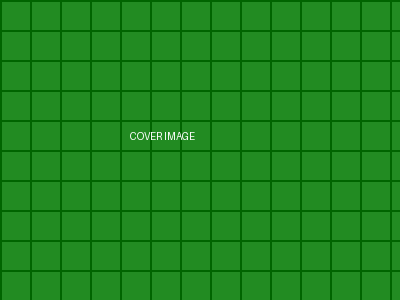
#> input picture cover_image.png, 400 x 300 px
$ jupyter execute --allow-errors Assignment01_DIP.ipynb
#> lines starting #> are read from the running program, lines starting #| are printed output that depends on the picture
### steganography_app.py
"""
Image Steganography Application
================================
Author  : [Your Name]
Reg. No : [Your Registration Number]
Course  : Digital Image Processing
Assignment : 01  —  Q5 & Q6

Description:
    This application hides a secret image inside a cover image using
    LSB (Least Significant Bit) steganography, and can also extract
    the hidden image back.

GitHub Repository : https://github.com/[your-username]/image-steganography
"""

import numpy as np
from PIL import Image
import os
import struct


# ─────────────────────────────────────────────────────────────────────────────
# CORE LSB STEGANOGRAPHY FUNCTIONS
# ─────────────────────────────────────────────────────────────────────────────

def hide_image(cover_path: str, secret_path: str, output_path: str,
               bits: int = 4) -> bool:
    """
    Hide a secret image inside a cover image using LSB steganography.

    Parameters
    ----------
    cover_path  : Path to the cover (carrier) image.
    secret_path : Path to the secret image to hide.
    output_path : Where to save the stego image.
    bits        : Number of LSBs to use (1–7). More bits → higher
                  capacity but more visible distortion. Default = 4.

    Returns
    -------
    True on success, False on failure.
    """
    try:
        cover  = Image.open(cover_path).convert('RGB')
        secret = Image.open(secret_path).convert('RGB')

        # Resize secret to fit inside cover
        secret = secret.resize(cover.size, Image.LANCZOS)

        cover_arr  = np.array(cover,  dtype=np.uint8)
        secret_arr = np.array(secret, dtype=np.uint8)

        # Store original secret dimensions in first 8 bytes of the image
        h, w = secret_arr.shape[:2]

        # --- embed ---
        # Clear the `bits` LSBs of cover, then write top `bits` of secret
        mask_clear  = 0xFF & ~((1 << bits) - 1)   # e.g. 0xF0 for bits=4
        shift       = 8 - bits                      # e.g. 4 for bits=4

        stego_arr = (cover_arr & mask_clear) | (secret_arr >> shift)

        # Pack width/height into the very first pixel's bytes as a watermark
        stego_arr[0, 0, 0] = (w >> 8) & 0xFF
        stego_arr[0, 0, 1] = w & 0xFF
        stego_arr[0, 0, 2] = bits

        stego_arr[0, 1, 0] = (h >> 8) & 0xFF
        stego_arr[0, 1, 1] = h & 0xFF
        stego_arr[0, 1, 2] = 0  # reserved

        stego_img = Image.fromarray(stego_arr)
        stego_img.save(output_path, format='PNG')   # PNG is lossless — vital!

        print(f"[✓] Secret image hidden successfully → {output_path}")
        print(f"    Cover  : {cover_path}  ({cover.size})")
        print(f"    Secret : {secret_path}  ({secret.size})")
        print(f"    Bits used per channel : {bits}")
        return True

    except Exception as exc:
        print(f"[✗] Error hiding image: {exc}")
        return False


def extract_image(stego_path: str, output_path: str) -> bool:
    """
    Extract the hidden image from a stego image.

    Parameters
    ----------
    stego_path  : Path to the stego (carrier) image that contains the secret.
    output_path : Where to save the recovered secret image.

    Returns
    -------
    True on success, False on failure.
    """
    try:
        stego_arr = np.array(Image.open(stego_path).convert('RGB'),
                             dtype=np.uint8)

        # Read metadata from watermark pixels
        w    = (int(stego_arr[0, 0, 0]) << 8) | int(stego_arr[0, 0, 1])
        bits = int(stego_arr[0, 0, 2])
        h    = (int(stego_arr[0, 1, 0]) << 8) | int(stego_arr[0, 1, 1])

        if bits == 0 or bits > 7:
            raise ValueError("Could not detect steganography metadata. "
                             "Was this image encoded with this app?")

        # Extract the LSBs and shift them back to MSB position
        mask  = (1 << bits) - 1          # e.g. 0x0F for bits=4
        shift = 8 - bits                  # e.g. 4 for bits=4

        secret_arr = ((stego_arr & mask) << shift).astype(np.uint8)

        # Crop to original secret dimensions
        secret_arr = secret_arr[:h, :w]

        secret_img = Image.fromarray(secret_arr)
        secret_img.save(output_path)

        print(f"[✓] Hidden image extracted successfully → {output_path}")
        print(f"    Detected size : {w} × {h} px")
        print(f"    Bits used     : {bits}")
        return True

    except Exception as exc:
        print(f"[✗] Error extracting image: {exc}")
        return False


def calculate_psnr(original_path: str, stego_path: str) -> float:
    """
    Calculate Peak Signal-to-Noise Ratio between original cover
    and stego image to measure visual distortion.

    Higher PSNR → less visible distortion (> 40 dB is generally imperceptible).
    """
    orig  = np.array(Image.open(original_path).convert('RGB'), dtype=np.float64)
    stego = np.array(Image.open(stego_path).convert('RGB'),    dtype=np.float64)

    if orig.shape != stego.shape:
        stego = np.array(
            Image.open(stego_path).convert('RGB').resize(
                (orig.shape[1], orig.shape[0])),
            dtype=np.float64)

    mse  = np.mean((orig - stego) ** 2)
    if mse == 0:
        return float('inf')
    psnr = 10 * np.log10(255.0 ** 2 / mse)
    return round(psnr, 2)


def image_capacity(cover_path: str, bits: int = 4) -> dict:
    """
    Report how much data (in bytes / pixels) can be hidden inside
    the given cover image.
    """
    img  = Image.open(cover_path).convert('RGB')
    w, h = img.size
    total_pixels   = w * h
    bytes_per_pixel = (bits * 3) // 8          # 3 channels
    capacity_bytes  = total_pixels * bytes_per_pixel
    capacity_kb     = round(capacity_bytes / 1024, 2)

    return {
        'width'          : w,
        'height'         : h,
        'total_pixels'   : total_pixels,
        'bits_used'      : bits,
        'capacity_bytes' : capacity_bytes,
        'capacity_kb'    : capacity_kb,
    }


# ─────────────────────────────────────────────────────────────────────────────
# SIMPLE TEXT-BASED CLI
# ─────────────────────────────────────────────────────────────────────────────

# [51 lines left out: function main, not called in this run]


# [2 lines that do not run on import are left out]

### Assignment01_DIP.ipynb
# Assignment 01 — Digital Image Processing
**Name:** [Your Name]
**Reg. No.:** [Your Registration Number]
**Course:** Digital Image Processing
**Submitted to:** [Instructor Name]

---

## Table of Contents
1. [Q1 — Viewing Scientific/Engineering Images](#q1)
2. [Q2 — Image Metadata](#q2)
3. [Q3 — Image Interpolation Methods](#q3)
4. [Q4 — Hide & Extract an Image](#q4)
5. [Q5 — Steganography App (GitHub)](#q5)
6. [Q6 — Steganography App (LinkedIn)](#q6)

## Setup — Import All Libraries

[cell 1]
import numpy as np
import matplotlib.pyplot as plt
from PIL import Image, ExifTags
import cv2
import os
from scipy.ndimage import zoom as scipy_zoom
import warnings
warnings.filterwarnings('ignore')

plt.rcParams['figure.dpi'] = 120
plt.rcParams['axes.titlesize'] = 11
print('All libraries imported successfully')

---
<a id='q1'></a>
## Q1 — Viewing Scientific & Engineering Images

Scientific images use data types beyond `uint8` because they need to store richer intensity information:

| Data Type | Bit Depth | Range | Typical Use |
|-----------|-----------|-------|-------------|
| `uint8`   | 8-bit  | 0–255           | Regular photos |
| `uint16`  | 16-bit | 0–65,535        | Medical CT/MRI, astronomy |
| `float32` | 32-bit | –∞ to +∞        | Infrared sensors, HDR |
| `float64` | 64-bit | –∞ to +∞        | Scientific simulations |

**Solution:** Normalise the pixel values to `[0, 1]` before rendering.

[cell 2]
# ─── Q1: Viewing Non-uint8 Scientific Images ─────────────────────────

np.random.seed(42)

# 1. uint16 image — simulates a medical CT slice
scientific_uint16 = np.random.randint(1000, 60000, (256, 256), dtype=np.uint16)

# 2. float32 image — simulates an infrared/thermal sensor
x = np.linspace(-3, 3, 256)
y = np.linspace(-3, 3, 256)
X, Y = np.meshgrid(x, y)
scientific_float32 = np.exp(-(X**2 + Y**2) / 2).astype(np.float32)

# 3. float64 with negative values — simulates a phase map
scientific_float64_neg = np.sin(X * 2) * np.cos(Y * 2)  # range [-1, 1]

# ── Normalisation helper ──────────────────────────────────────────────
def normalise(img):
    img = img.astype(np.float64)
    mn, mx = img.min(), img.max()
    if mx == mn:
        return np.zeros_like(img)
    return (img - mn) / (mx - mn)

fig, axes = plt.subplots(2, 3, figsize=(15, 9))
fig.suptitle('Q1 — Viewing Scientific/Engineering Images', fontsize=14, fontweight='bold')

# Row 1: histograms (show raw value distributions)
pairs = [
    (scientific_uint16,      'uint16  (0 to 65535)',   'steelblue'),
    (scientific_float32,     'float32 (0.0 to 1.0)',   'darkorange'),
    (scientific_float64_neg, 'float64 (-1.0 to +1.0)', 'mediumseagreen'),
]
for ax, (img, title, color) in zip(axes[0], pairs):
    ax.hist(img.ravel(), bins=80, color=color, edgecolor='none')
    ax.set_title(f'Histogram — {title}')
    ax.set_xlabel('Pixel value')
    ax.set_ylabel('Count')

# Row 2: normalised images with scientific colourmaps
display_info = [
    (scientific_uint16,      'uint16  normalised', 'gray'),
    (scientific_float32,     'float32 normalised', 'inferno'),
    (scientific_float64_neg, 'float64 normalised', 'coolwarm'),
]
for ax, (img, title, cmap) in zip(axes[1], display_info):
    im = ax.imshow(normalise(img), cmap=cmap)
    plt.colorbar(im, ax=ax, fraction=0.046, pad=0.04)
    ax.set_title(title)
    ax.axis('off')

plt.tight_layout()
plt.savefig('q1_scientific_images.png', bbox_inches='tight')
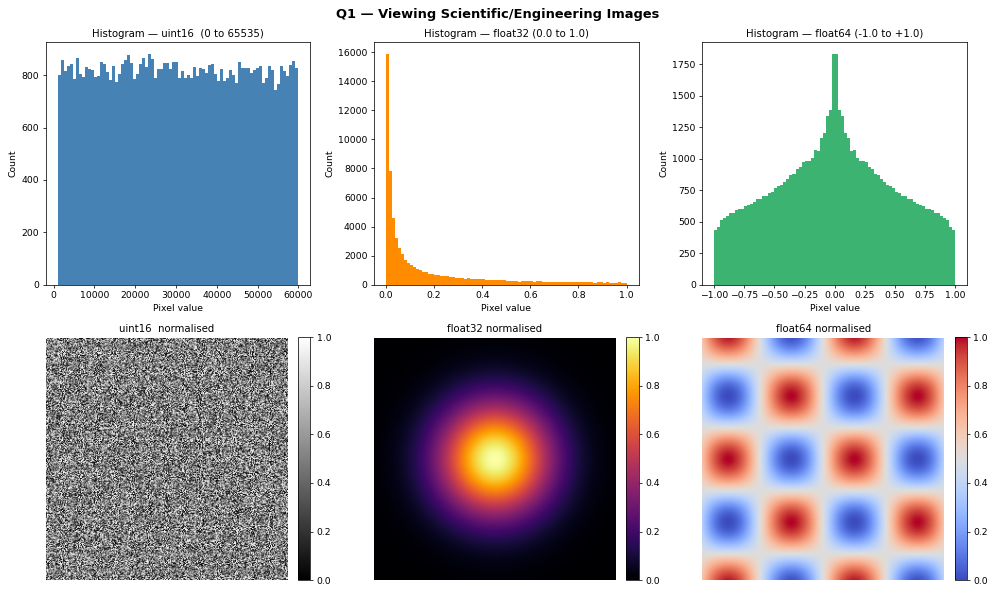
#> figure drawn by matplotlib, 9 panels; panel 1: tallest bar 882 high, from x = 23124.6 to 23862.1; panel 2: tallest bar 15900 high, from x = 0.000123 to 0.0126
plt.show()

print('dtype  |  min          |  max')
print('-' * 45)
for img, label in [(scientific_uint16, 'uint16 '), (scientific_float32, 'float32'), (scientific_float64_neg, 'float64')]:
    print(f'{label} |  {img.min():<13.4f}|  {img.max():.4f}')
print()
print('KEY: Always normalise to [0,1] before calling imshow().')
print('     Use scientific colourmaps (gray, inferno, coolwarm) for clarity.')

---
<a id='q2'></a>
## Q2 — Image Metadata (EXIF)

Every digital photo carries **metadata** — data that describes the image itself:

- **EXIF** — camera make/model, shutter speed, ISO, GPS coordinates, timestamp
- **File properties** — format, colour mode, dimensions, channels
- **IPTC** — copyright, captions, keywords

[cell 3]
# ─── Q2: Reading Image Metadata ──────────────────────────────────────────
import piexif

# ── Step 1: Create a JPEG with embedded EXIF ─────────────────────────────
from PIL import Image, ImageDraw, ExifTags

#> (the rest of this cell did not finish here and is left out)

[cell 4]
# ── Step 3: Visualise image + metadata table ─────────────────────────────
fig, axes = plt.subplots(1, 2, figsize=(13, 6))
fig.suptitle('Q2 — Image & Extracted Metadata', fontsize=13, fontweight='bold')

#> (the rest of this cell did not finish here and is left out)

---
<a id='q3'></a>
## Q3 — Image Interpolation Methods

Interpolation estimates pixel values at non-integer coordinates during geometric transforms.
The slides covered **Nearest Neighbour**, **Bilinear**, and **Bicubic**.

Here we implement **four additional methods**:

| # | Method | Principle |
|---|--------|-----------|
| 1 | **Lanczos (Sinc)** | Windowed sinc filter — gold standard for photos |
| 2 | **B-Spline (order 3)** | Smooth cubic spline surface fit |
| 3 | **Area / Box** | Averages pixel regions — ideal for downscaling |
| 4 | **Mitchell-Netravali** | Film-industry standard (sharpened bilinear) |

[cell 5]
# ─── Q3: Image Interpolation ─────────────────────────────────────────────

# Create a small test image with clear detail (checkerboard + circle)
def make_test_image(size=64):
#> called with size = 64
    img = np.zeros((size, size, 3), dtype=np.uint8)
    for i in range(size):
        for j in range(size):
            img[i, j] = [220, 50, 50] if (i // 8 + j // 8) % 2 == 0 else [240, 240, 240]
    cx, cy, r = size // 2, size // 2, size // 4
    for i in range(size):
        for j in range(size):
            if (i - cx)**2 + (j - cy)**2 < r**2:
                img[i, j] = [30, 100, 220]
    return img

orig    = make_test_image(64)
target  = (320, 320)  # upscale 5x
scale   = target[0] / orig.shape[0]
pil_orig = Image.fromarray(orig)
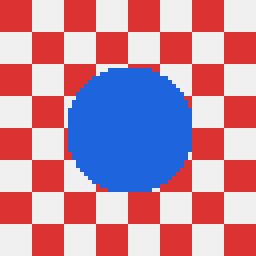
#> pil_orig: PIL image 64x64 RGB (shown 4 times larger); mean R, G, B 191.3, 136.3, 159.5

# ── Method 1: Lanczos ─────────────────────────────────────────────────────
lanczos = np.array(pil_orig.resize(target, Image.LANCZOS))
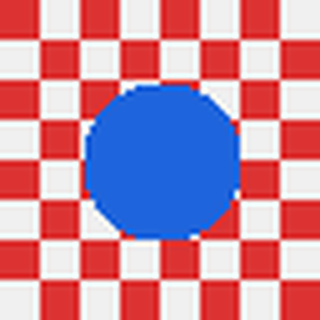
#> lanczos: shape (320, 320, 3); mean R, G, B 191.2, 135.8, 159

# ── Method 2: B-Spline order=3 ───────────────────────────────────────────
spline  = np.clip(scipy_zoom(orig, (scale, scale, 1), order=3), 0, 255).astype(np.uint8)

# ── Method 3: Area / Box ──────────────────────────────────────────────────
area_up = cv2.resize(orig, target, interpolation=cv2.INTER_AREA)

# ── Method 4: Mitchell-Netravali (sharpened bilinear approximation) ───────
bilinear = np.array(pil_orig.resize(target, Image.BILINEAR))
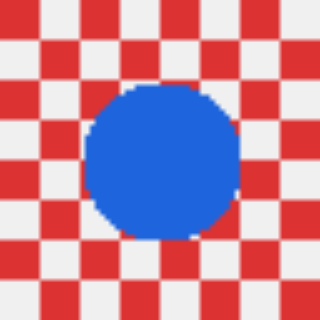
#> bilinear: shape (320, 320, 3); mean R, G, B 191.3, 136.3, 159.5
kernel   = np.array([[0, -1, 0], [-1, 5, -1], [0, -1, 0]], dtype=np.float32)
mitchell = np.zeros_like(bilinear)
for c in range(3):
    mitchell[:,:,c] = np.clip(
        cv2.filter2D(bilinear[:,:,c].astype(np.float32), -1, kernel), 0, 255
    ).astype(np.uint8)

# ── Comparison plot ───────────────────────────────────────────────────────
fig, axes = plt.subplots(1, 5, figsize=(22, 5))
fig.suptitle('Q3 — Interpolation Methods Comparison (64x64 → 320x320)',
             fontsize=13, fontweight='bold')

for ax, (img, title) in zip(axes, [
    (orig,    'Original 64x64'),
    (lanczos, '1. Lanczos (Sinc)'),
    (spline,  '2. B-Spline (order=3)'),
    (area_up, '3. Area / Box'),
    (mitchell,'4. Mitchell-Netravali'),
]):
    ax.imshow(img)
    ax.set_title(title, fontsize=10)
    ax.axis('off')
#> this loop made 5 passes
#> title on passes 1 to 5: 'Original 64x64', '1. Lanczos (Sinc)', '2. B-Spline (order=3)', '3. Area / Box', '4. Mitchell-Netravali'

plt.tight_layout()
plt.savefig('q3_interpolation_comparison.png', bbox_inches='tight')
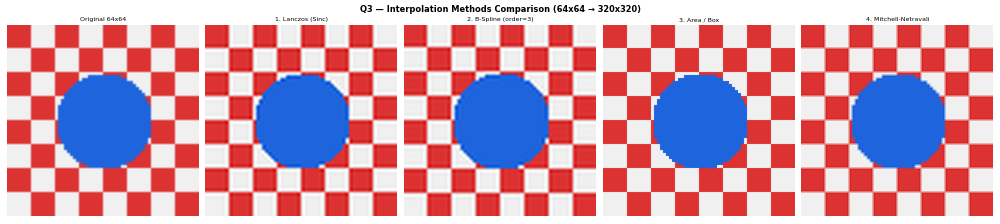
#> figure drawn by matplotlib, 5 panels
plt.show()

[cell 6]
# ── Edge profile (quantitative quality comparison) ────────────────────────
row = 160
fig, ax = plt.subplots(figsize=(12, 4))
for img, label, color in [
    (lanczos,  'Lanczos',           'royalblue'),
    (spline,   'B-Spline order=3',  'forestgreen'),
    (area_up,  'Area / Box',        'darkorange'),
    (mitchell, 'Mitchell-Netravali','crimson'),
]:
    ax.plot(img[row, :, 0].astype(float), label=label, linewidth=1.8)
#> this loop made 4 passes
#> (label, color) on passes 1 to 4: ('Lanczos', 'royalblue'), ('B-Spline order=3', 'forestgreen'), ('Area / Box', 'darkorange'), ('Mitchell-Netravali', 'crimson')

ax.set_title(f'Edge Sharpness Profile — Row {row} — Red Channel')
ax.set_xlabel('Pixel Column')
ax.set_ylabel('Intensity')
ax.legend()
ax.grid(True, alpha=0.3)
plt.tight_layout()
plt.savefig('q3_edge_profiles.png', bbox_inches='tight')
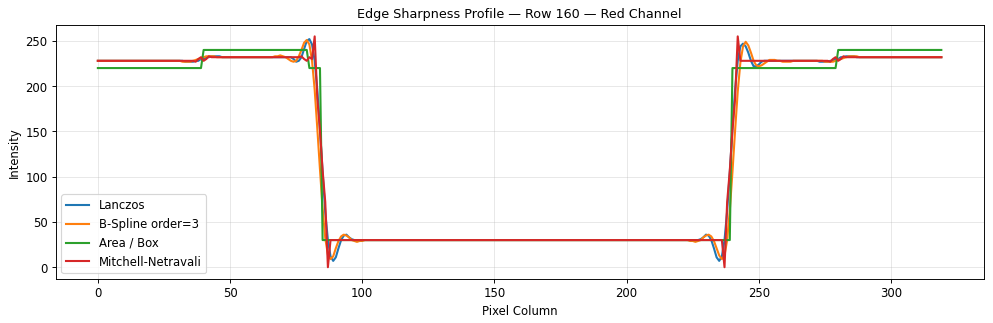
#> figure drawn by matplotlib, 1 panel; curve peaks at x = 80, y = 252; curve peaks at x = 79, y = 251; curve peaks at x = 40, y = 240
plt.show()

### Pros & Cons

#### 1. Lanczos (Sinc) Interpolation
- **How it works:** Uses a windowed sinc function — the theoretical ideal interpolation filter. It sums the contributions of surrounding pixels weighted by a sinc kernel.
- **Pros:** Excellent edge sharpness, minimal aliasing, best overall quality for photographs.
- **Cons:** Slightly slower than bilinear; can produce very mild ringing artefacts near sharp edges.
- **Best for:** Upscaling photos for print or display.

#### 2. B-Spline Interpolation (order 3)
- **How it works:** Fits a smooth B-spline surface through the pixel grid. No discontinuities anywhere.
- **Pros:** Mathematically smooth; excellent for scientific and medical data where continuity matters.
- **Cons:** Slightly blurrier than Lanczos; slower for large images.
- **Best for:** Medical images, scientific visualisations, smooth animations.

#### 3. Area (Box) Interpolation
- **How it works:** Maps each output pixel to a rectangular region in the input and averages all pixels in that region.
- **Pros:** Best anti-aliasing when downscaling (no moiré); fast.
- **Cons:** Blurry and blocky when upscaling — each output pixel is just the nearest average.
- **Best for:** Creating thumbnails (downscaling), not upscaling.

#### 4. Mitchell-Netravali Interpolation
- **How it works:** A parameterised cubic filter (B=1/3, C=1/3) — a blend between blurring and sharpening.
- **Pros:** Industry standard for film and video; balanced between ringing and blurring.
- **Cons:** Slightly more complex; mild ringing at very sharp edges.
- **Best for:** Video upscaling, print media, film production pipelines.

---
<a id='q4'></a>
## Q4 — Hide One Image Inside Another

### Concept: Least Significant Bit (LSB) Substitution

Every pixel is an 8-bit number (0–255). The **most significant bits** (MSBs) carry the
visible colour; the **least significant bits** (LSBs) make almost no visible difference.

```
Cover pixel  :  1100 1010  (original colour)
Secret pixel :  0101 1100  (colour to hide)
                ─────────────────────────────
Take top 4 bits of secret  →  0101
Put them into bottom 4 bits of cover:
Stego pixel  :  1100 0101  (looks the same, secret inside!)
```

Human eyes cannot perceive the 4-LSB change → PSNR > 40 dB (imperceptible).

[cell 7]
# ─── Q4: LSB Steganography — Hide & Reveal ───────────────────────────────

BITS = 4   # number of LSBs to use

def hide_lsb(cover, secret, bits):
    mask_clear = np.uint8(0xFF & ~((1 << bits) - 1))   # e.g. 11110000
    return ((cover & mask_clear) | (secret >> (8 - bits))).astype(np.uint8)

def extract_lsb(stego, bits):
    return ((stego & ((1 << bits) - 1)) << (8 - bits)).astype(np.uint8)

# ── Load images ───────────────────────────────────────────────────────────
cover_arr  = np.array(Image.open('cover_image.png').convert('RGB'),  dtype=np.uint8)
#> cover_arr is the input picture: shape (300, 400, 3); mean R, G, B 29.8, 134, 29.8
secret_img = Image.open('secret_image.png').convert('RGB')
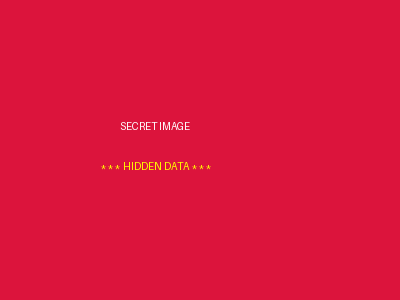
#> input picture secret_image.png, 400 x 300 px
#> secret_img is the input picture: PIL image 400x300 RGB; mean R, G, B 220.1, 20.7, 60.2
secret_img = secret_img.resize((cover_arr.shape[1], cover_arr.shape[0]), Image.LANCZOS)
secret_arr = np.array(secret_img, dtype=np.uint8)

# ── Embed ─────────────────────────────────────────────────────────────────
stego_arr     = hide_lsb(cover_arr, secret_arr, BITS)
#> (the rest of the program and of its run is left out)
